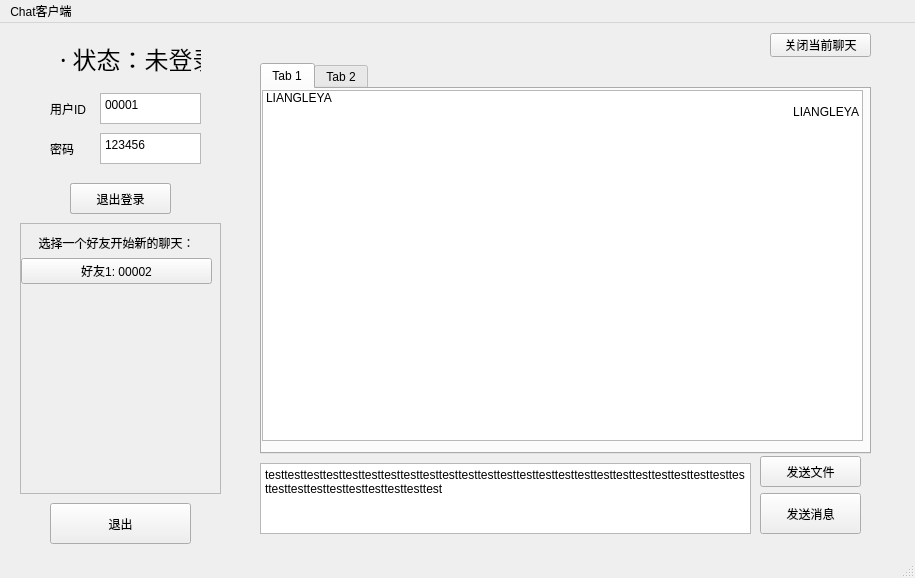
<?xml version="1.0" encoding="UTF-8"?>
<ui version="4.0">
 <class>MainWindow</class>
 <widget class="QMainWindow" name="MainWindow">
  <property name="geometry">
   <rect>
    <x>0</x>
    <y>0</y>
    <width>915</width>
    <height>578</height>
   </rect>
  </property>
  <property name="windowTitle">
   <string>MainWindow</string>
  </property>
  <widget class="QWidget" name="centralwidget">
   <property name="enabled">
    <bool>true</bool>
   </property>
   <widget class="QPushButton" name="btnQuit">
    <property name="geometry">
     <rect>
      <x>50</x>
      <y>480</y>
      <width>141</width>
      <height>41</height>
     </rect>
    </property>
    <property name="text">
     <string>退出</string>
    </property>
   </widget>
   <widget class="QPlainTextEdit" name="inputUserID">
    <property name="geometry">
     <rect>
      <x>100</x>
      <y>70</y>
      <width>101</width>
      <height>31</height>
     </rect>
    </property>
    <property name="plainText">
     <string>00001</string>
    </property>
   </widget>
   <widget class="QLabel" name="labelUserID">
    <property name="geometry">
     <rect>
      <x>50</x>
      <y>70</y>
      <width>51</width>
      <height>31</height>
     </rect>
    </property>
    <property name="text">
     <string>用户ID</string>
    </property>
   </widget>
   <widget class="QPushButton" name="btnSubmitUser">
    <property name="geometry">
     <rect>
      <x>70</x>
      <y>160</y>
      <width>101</width>
      <height>31</height>
     </rect>
    </property>
    <property name="text">
     <string>登录</string>
    </property>
    <property name="default">
     <bool>false</bool>
    </property>
    <property name="flat">
     <bool>false</bool>
    </property>
   </widget>
   <widget class="QLabel" name="labelPassword">
    <property name="geometry">
     <rect>
      <x>50</x>
      <y>110</y>
      <width>51</width>
      <height>31</height>
     </rect>
    </property>
    <property name="text">
     <string>密码</string>
    </property>
   </widget>
   <widget class="QPlainTextEdit" name="inputPassword">
    <property name="geometry">
     <rect>
      <x>100</x>
      <y>110</y>
      <width>101</width>
      <height>31</height>
     </rect>
    </property>
    <property name="plainText">
     <string>123456</string>
    </property>
   </widget>
   <widget class="QLabel" name="labelLoginStatus">
    <property name="geometry">
     <rect>
      <x>60</x>
      <y>20</y>
      <width>141</width>
      <height>31</height>
     </rect>
    </property>
    <property name="font">
     <font>
      <family>Songti SC</family>
      <pointsize>18</pointsize>
     </font>
    </property>
    <property name="text">
     <string>· 状态：未登录</string>
    </property>
   </widget>
   <widget class="QPushButton" name="btnLogout">
    <property name="enabled">
     <bool>true</bool>
    </property>
    <property name="geometry">
     <rect>
      <x>70</x>
      <y>160</y>
      <width>101</width>
      <height>31</height>
     </rect>
    </property>
    <property name="text">
     <string>退出登录</string>
    </property>
    <property name="default">
     <bool>false</bool>
    </property>
    <property name="flat">
     <bool>false</bool>
    </property>
   </widget>
   <widget class="QTabWidget" name="tabChatView">
    <property name="geometry">
     <rect>
      <x>260</x>
      <y>40</y>
      <width>611</width>
      <height>391</height>
     </rect>
    </property>
    <property name="currentIndex">
     <number>0</number>
    </property>
    <widget class="QWidget" name="tab">
     <attribute name="title">
      <string>Tab 1</string>
     </attribute>
     <widget class="QListWidget" name="listWidget">
      <property name="geometry">
       <rect>
        <x>0</x>
        <y>1</y>
        <width>601</width>
        <height>351</height>
       </rect>
      </property>
      <property name="flow">
       <enum>QListView::TopToBottom</enum>
      </property>
      <property name="sortingEnabled">
       <bool>false</bool>
      </property>
      <item>
       <property name="text">
        <string>LIANGLEYA</string>
       </property>
      </item>
      <item>
       <property name="text">
        <string>LIANGLEYA</string>
       </property>
       <property name="textAlignment">
        <set>AlignTrailing|AlignVCenter</set>
       </property>
      </item>
     </widget>
    </widget>
    <widget class="QWidget" name="tab_2">
     <attribute name="title">
      <string>Tab 2</string>
     </attribute>
    </widget>
   </widget>
   <widget class="QScrollArea" name="scrollAreaFriends">
    <property name="geometry">
     <rect>
      <x>20</x>
      <y>200</y>
      <width>201</width>
      <height>271</height>
     </rect>
    </property>
    <property name="widgetResizable">
     <bool>true</bool>
    </property>
    <widget class="QWidget" name="scrollAreaFriends_Widget">
     <property name="geometry">
      <rect>
       <x>0</x>
       <y>0</y>
       <width>199</width>
       <height>269</height>
      </rect>
     </property>
     <property name="sizePolicy">
      <sizepolicy hsizetype="Expanding" vsizetype="Expanding">
       <horstretch>0</horstretch>
       <verstretch>0</verstretch>
      </sizepolicy>
     </property>
     <widget class="QWidget" name="verticalLayoutWidget">
      <property name="geometry">
       <rect>
        <x>0</x>
        <y>10</y>
        <width>191</width>
        <height>671</height>
       </rect>
      </property>
      <layout class="QVBoxLayout" name="verticalLayoutFriends">
       <property name="sizeConstraint">
        <enum>QLayout::SetMaximumSize</enum>
       </property>
       <item>
        <widget class="QLabel" name="labelSelectFriends">
         <property name="font">
          <font>
           <family>Songti SC</family>
          </font>
         </property>
         <property name="text">
          <string>选择一个好友开始新的聊天：</string>
         </property>
         <property name="alignment">
          <set>Qt::AlignCenter</set>
         </property>
        </widget>
       </item>
       <item>
        <widget class="QPushButton" name="pushButtonFriendExample">
         <property name="text">
          <string>好友1: 00002</string>
         </property>
        </widget>
       </item>
       <item>
        <spacer name="verticalSpacer">
         <property name="orientation">
          <enum>Qt::Vertical</enum>
         </property>
         <property name="sizeHint" stdset="0">
          <size>
           <width>20</width>
           <height>40</height>
          </size>
         </property>
        </spacer>
       </item>
      </layout>
     </widget>
    </widget>
   </widget>
   <widget class="QPlainTextEdit" name="inputTextMsg">
    <property name="geometry">
     <rect>
      <x>260</x>
      <y>440</y>
      <width>491</width>
      <height>71</height>
     </rect>
    </property>
    <property name="plainText">
     <string>testtesttesttesttesttesttesttesttesttesttesttesttesttesttesttesttesttesttesttesttesttesttesttesttesttesttesttesttesttesttesttesttesttest</string>
    </property>
   </widget>
   <widget class="QPushButton" name="btnSendMsg">
    <property name="geometry">
     <rect>
      <x>760</x>
      <y>470</y>
      <width>101</width>
      <height>41</height>
     </rect>
    </property>
    <property name="text">
     <string>发送消息</string>
    </property>
   </widget>
   <widget class="QPushButton" name="btnDelCurrentTab">
    <property name="geometry">
     <rect>
      <x>770</x>
      <y>10</y>
      <width>101</width>
      <height>24</height>
     </rect>
    </property>
    <property name="text">
     <string>关闭当前聊天</string>
    </property>
   </widget>
   <widget class="QPushButton" name="btnSendFile">
    <property name="geometry">
     <rect>
      <x>760</x>
      <y>433</y>
      <width>101</width>
      <height>31</height>
     </rect>
    </property>
    <property name="text">
     <string>发送文件</string>
    </property>
    <property name="flat">
     <bool>false</bool>
    </property>
   </widget>
  </widget>
  <widget class="QMenuBar" name="menubar">
   <property name="geometry">
    <rect>
     <x>0</x>
     <y>0</y>
     <width>915</width>
     <height>21</height>
    </rect>
   </property>
   <widget class="QMenu" name="menuchat_client">
    <property name="tearOffEnabled">
     <bool>false</bool>
    </property>
    <property name="title">
     <string>Chat客户端</string>
    </property>
   </widget>
   <addaction name="menuchat_client"/>
  </widget>
  <widget class="QStatusBar" name="statusbar">
   <property name="sizeGripEnabled">
    <bool>true</bool>
   </property>
  </widget>
 </widget>
 <resources/>
 <connections>
  <connection>
   <sender>btnLogout</sender>
   <signal>clicked()</signal>
   <receiver>MainWindow</receiver>
   <slot>on_btnLogout()</slot>
   <hints>
    <hint type="sourcelabel">
     <x>137</x>
     <y>199</y>
    </hint>
    <hint type="destinationlabel">
     <x>401</x>
     <y>436</y>
    </hint>
   </hints>
  </connection>
  <connection>
   <sender>btnSubmitUser</sender>
   <signal>clicked()</signal>
   <receiver>MainWindow</receiver>
   <slot>on_btnSubmitUser()</slot>
   <hints>
    <hint type="sourcelabel">
     <x>120</x>
     <y>196</y>
    </hint>
    <hint type="destinationlabel">
     <x>402</x>
     <y>470</y>
    </hint>
   </hints>
  </connection>
  <connection>
   <sender>btnSendMsg</sender>
   <signal>clicked()</signal>
   <receiver>MainWindow</receiver>
   <slot>on_btnSendMsg()</slot>
   <hints>
    <hint type="sourcelabel">
     <x>773</x>
     <y>504</y>
    </hint>
    <hint type="destinationlabel">
     <x>243</x>
     <y>368</y>
    </hint>
   </hints>
  </connection>
  <connection>
   <sender>btnDelCurrentTab</sender>
   <signal>clicked()</signal>
   <receiver>MainWindow</receiver>
   <slot>on_btnDelCurrentTab()</slot>
   <hints>
    <hint type="sourcelabel">
     <x>798</x>
     <y>48</y>
    </hint>
    <hint type="destinationlabel">
     <x>396</x>
     <y>46</y>
    </hint>
   </hints>
  </connection>
  <connection>
   <sender>btnSendFile</sender>
   <signal>clicked()</signal>
   <receiver>MainWindow</receiver>
   <slot>on_btnSendFile()</slot>
   <hints>
    <hint type="sourcelabel">
     <x>802</x>
     <y>472</y>
    </hint>
    <hint type="destinationlabel">
     <x>896</x>
     <y>392</y>
    </hint>
   </hints>
  </connection>
  <connection>
   <sender>btnQuit</sender>
   <signal>clicked()</signal>
   <receiver>MainWindow</receiver>
   <slot>on_btnExit()</slot>
   <hints>
    <hint type="sourcelabel">
     <x>126</x>
     <y>523</y>
    </hint>
    <hint type="destinationlabel">
     <x>238</x>
     <y>555</y>
    </hint>
   </hints>
  </connection>
 </connections>
 <slots>
  <slot>on_btnSubmitUser()</slot>
  <slot>on_btnLogout()</slot>
  <slot>on_btnDelCurrentTab()</slot>
  <slot>on_btnSendMsg()</slot>
  <slot>on_btnSendFile()</slot>
  <slot>on_btnExit()</slot>
 </slots>
</ui>
